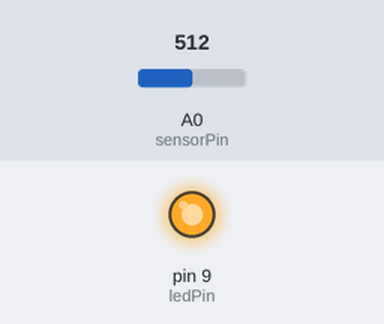
Simulated run of this sketch. Board: Arduino Uno, built with avr-gcc and run on an emulated ATmega328P. Shown: output pins drawn as LEDs (lit = HIGH). Inputs (shaded band) come from the test bench; at power-on: A0 (sensorPin) = 512.

Above: at 1.2 s.
1.3 s: A0 (sensorPin) set to 306
At 2.1 s:
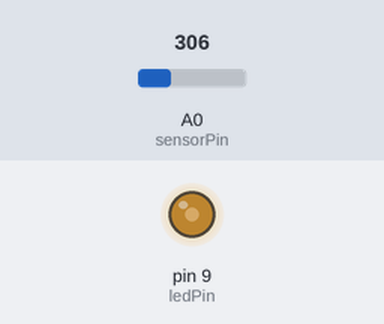
2.8 s: A0 (sensorPin) set to 122
At 3.2 s:
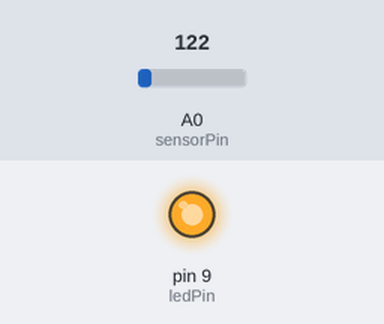
Timing chart, 0 to 5.8 s (numbered marks = the images above; inputs shaded):
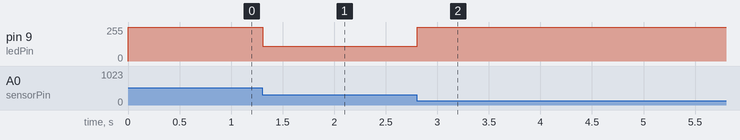

Measured:
- after the input at 1.3 s, pin 9 (ledPin): 255/255 → 110/255 at once
- after the input at 2.8 s, pin 9 (ledPin): 110/255 → 255/255 at once

The sketch:

testSoftPot.ino
```cpp
const int minimum = 10;
const int maximum = 100;

const int sensorPin = 0;
const int ledPin = 9;

void setup() {
}

void loop() {
  int value = analogRead(sensorPin);

  value = (value - minimum) * 255 / (maximum - minimum) ;

  analogWrite(ledPin, value);

  delay(10);
}
```
